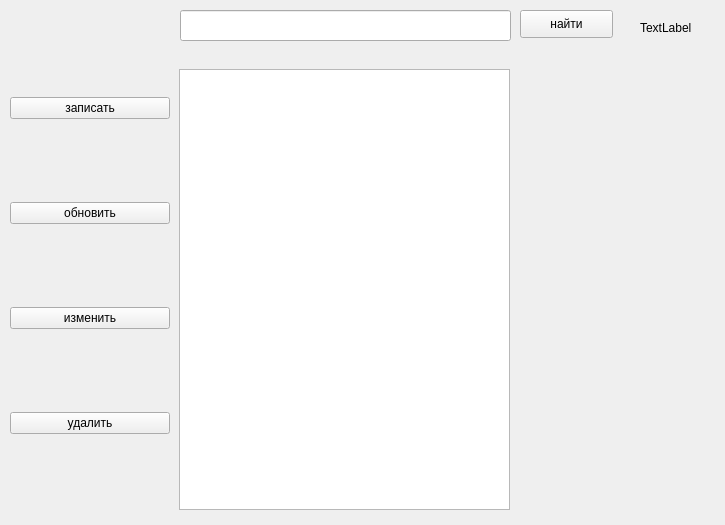
<?xml version="1.0" encoding="UTF-8"?>
<ui version="4.0">
 <class>Form</class>
 <widget class="QWidget" name="Form">
  <property name="geometry">
   <rect>
    <x>0</x>
    <y>0</y>
    <width>725</width>
    <height>525</height>
   </rect>
  </property>
  <property name="windowTitle">
   <string>Form</string>
  </property>
  <widget class="QWidget" name="verticalLayoutWidget">
   <property name="geometry">
    <rect>
     <x>10</x>
     <y>20</y>
     <width>160</width>
     <height>491</height>
    </rect>
   </property>
   <layout class="QVBoxLayout" name="verticalLayout">
    <item>
     <widget class="QPushButton" name="pushButton">
      <property name="text">
       <string>записать</string>
      </property>
     </widget>
    </item>
    <item>
     <widget class="QPushButton" name="pushButton_2">
      <property name="text">
       <string>обновить</string>
      </property>
     </widget>
    </item>
    <item>
     <widget class="QPushButton" name="pushButton_3">
      <property name="text">
       <string>изменить</string>
      </property>
     </widget>
    </item>
    <item>
     <widget class="QPushButton" name="pushButton_4">
      <property name="text">
       <string>удалить</string>
      </property>
     </widget>
    </item>
   </layout>
  </widget>
  <widget class="QWidget" name="horizontalLayoutWidget">
   <property name="geometry">
    <rect>
     <x>179</x>
     <y>69</y>
     <width>331</width>
     <height>441</height>
    </rect>
   </property>
   <layout class="QHBoxLayout" name="horizontalLayout">
    <item>
     <widget class="QTableWidget" name="tableWidget"/>
    </item>
   </layout>
  </widget>
  <widget class="QPushButton" name="pushButton_5">
   <property name="geometry">
    <rect>
     <x>520</x>
     <y>10</y>
     <width>93</width>
     <height>28</height>
    </rect>
   </property>
   <property name="text">
    <string>найти</string>
   </property>
  </widget>
  <widget class="QLineEdit" name="line_1Edit">
   <property name="geometry">
    <rect>
     <x>180</x>
     <y>10</y>
     <width>331</width>
     <height>31</height>
    </rect>
   </property>
  </widget>
  <widget class="QLabel" name="label">
   <property name="geometry">
    <rect>
     <x>640</x>
     <y>20</y>
     <width>55</width>
     <height>16</height>
    </rect>
   </property>
   <property name="text">
    <string>TextLabel</string>
   </property>
  </widget>
 </widget>
 <resources/>
 <connections/>
</ui>
